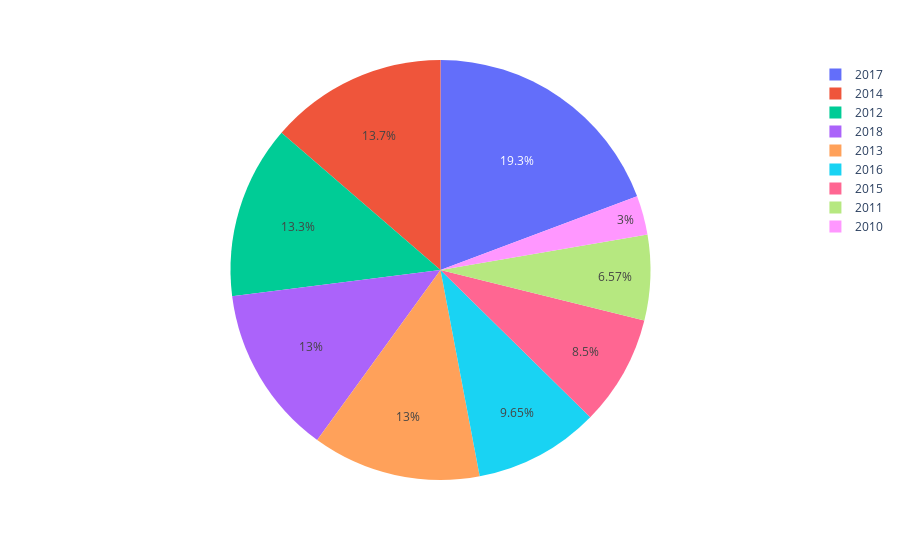

The notebook cell saved with this chart:
### Markdown cell above
## Show how much each year have Total Trade Quantity.

### Code cell
data = df.groupby(df['Date'].dt.year)['Total Trade Quantity'].sum()

fig = xp.pie(data, values='Total Trade Quantity', names=data.index)
fig.show()

### Figure 1 — Plotly figure (JSON) as saved in the notebook; plotly's stock layout.template omitted (floating-point values rounded to 4 significant figures)
{"data": [{"domain": {"x": [0, 1], "y": [0, 1]}, "hovertemplate": "Date=%{label}<br>Total Trade Quantity=%{value}<extra></extra>", "labels": [2010, 2011, 2012, 2013, 2014, 2015, 2016, 2017, 2018], "legendgroup": "", "name": "", "showlegend": true, "type": "pie", "values": [142680253, 312492166, 633689152, 616781639, 649734073, 403950894, 458456289, 916840682, 618486510]}], "layout": {"legend": {"tracegroupgap": 0}, "margin": {"t": 60}}}
